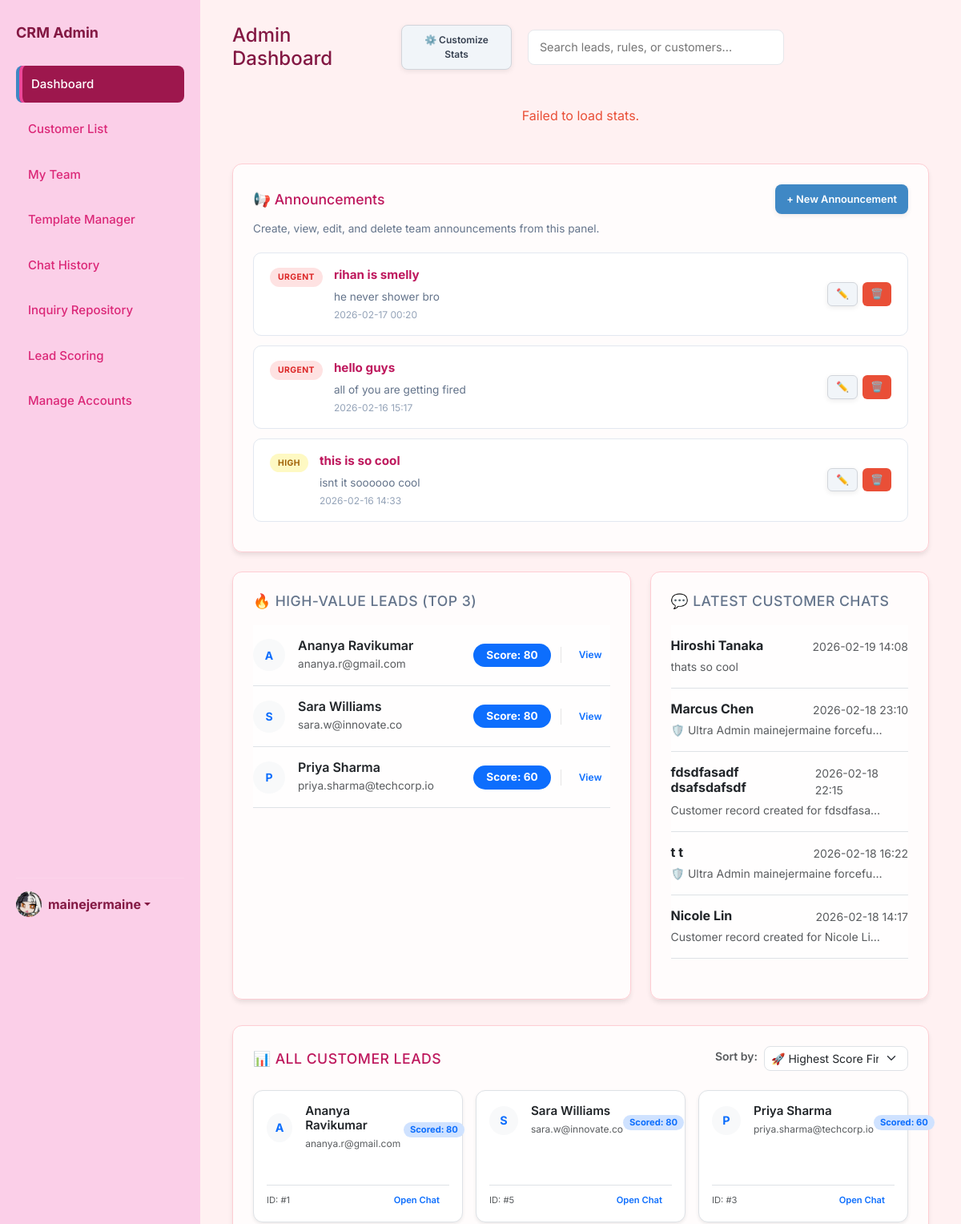
Page /dashboard (signed in, upper part) on the earlier database version.
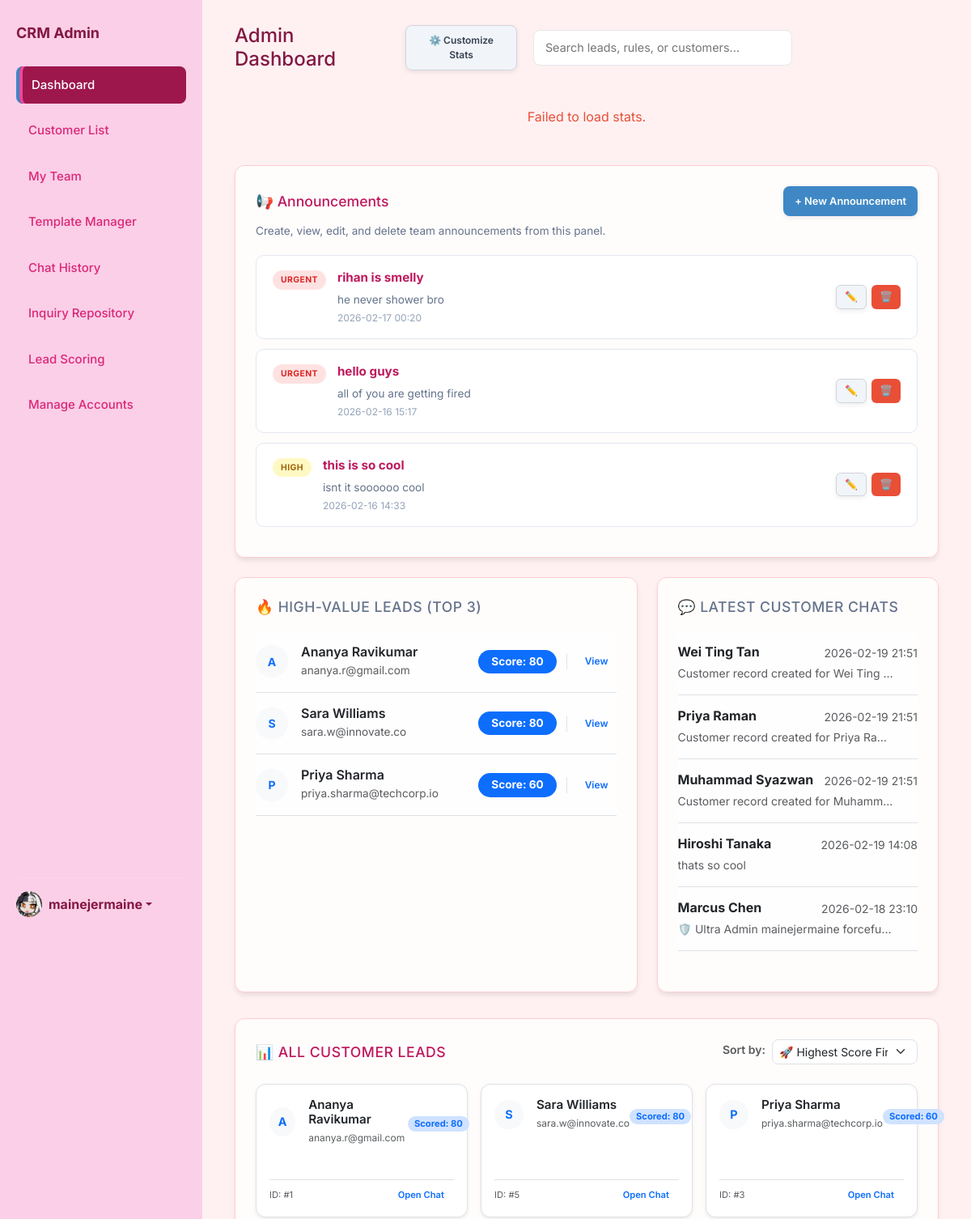
Same page on the later database version.
### app.py (models this page shows, shortened)
class Announcement(db.Model):
    id = db.Column(db.Integer, primary_key=True)
    title = db.Column(db.String(150), nullable=False)
    content = db.Column(db.Text, nullable=False)
    priority = db.Column(db.String(20), nullable=False, default='normal')  # low, normal, high, urgent
    created_at = db.Column(db.String(50))

class ChatSession(db.Model):
    id = db.Column(db.Integer, primary_key=True)
    visitor_name = db.Column(db.String(100), nullable=False)
    visitor_email = db.Column(db.String(120))
    status = db.Column(db.String(20), default='bot')  # bot, agent_active, closed
    linked_customer_id = db.Column(db.Integer, db.ForeignKey('customer.id'), nullable=True)
    linked_inquiry_id = db.Column(db.Integer, db.ForeignKey('inquiry.id'), nullable=True)
    created_at = db.Column(db.String(50))
    updated_at = db.Column(db.String(50))
    tags = db.Column(db.String(200), default='')  # comma-separated: impt,waiting,completed
    archived = db.Column(db.Boolean, default=False)
    pinned = db.Column(db.Boolean, default=False)
    assigned_agent_id = db.Column(db.Integer, db.ForeignKey('user.id'), nullable=True)
    requested_agent_id = db.Column(db.Integer, db.ForeignKey('user.id'), nullable=True)
    transfer_status = db.Column(db.String(20), default='none')  # none, pending
    chat_messages = db.relationship('ChatMessage', backref='session', cascade="all, delete-orphan", order_by='ChatMessage.id')
    linked_customer = db.relationship('Customer', backref='chat_sessions')
    linked_inquiry = db.relationship('Inquiry', backref='chat_sessions')
    assigned_agent = db.relationship('User', foreign_keys=[assigned_agent_id], backref='assigned_chats')
    requested_agent = db.relationship('User', foreign_keys=[requested_agent_id], backref='requested_chats')

class ChatMessage(db.Model):
    id = db.Column(db.Integer, primary_key=True)
    session_id = db.Column(db.Integer, db.ForeignKey('chat_session.id'), nullable=False)
    sender_type = db.Column(db.String(20), nullable=False)  # customer, bot, agent, system
    sender_name = db.Column(db.String(100))
    text = db.Column(db.Text, nullable=False)
    timestamp = db.Column(db.String(50))

### app.py (the view)
@app.route('/')
@app.route('/dashboard')
def dashboard():
    all_rules = Rule.query.all()
    all_inquiries = Inquiry.query.all()
    all_announcements = Announcement.query.order_by(Announcement.id.desc()).all()
    latest_chats = ChatSession.query.filter_by(archived=False).order_by(ChatSession.updated_at.desc()).limit(5).all()
    all_sessions = ChatSession.query.all()
    scored_sessions = []
    for s in all_sessions:
        score = calculate_session_score(s)
        s.calculated_score = score # Attach for template
        scored_sessions.append(s)
    scored_sessions.sort(key=lambda x: x.calculated_score, reverse=True)
    high_value_leads = scored_sessions[:3] # User asked for High Value sections... template says Top 3
    active_leads = [s for s in scored_sessions if s.calculated_score > 0]
    return render_template('admin_dashboard_main_hub.html',
                           all_rules=all_rules,
                           all_inquiries=all_inquiries,
                           all_announcements=all_announcements,
                           latest_chats=latest_chats,
                           high_value_leads=high_value_leads,
                           all_leads=active_leads)

### app.py (called while the page is built)
@app.context_processor
def context_processor():
    from flask import g
    return dict(
        team_pending_requests_count=getattr(g, 'team_pending_requests_count', 0),
        unread_team_messages=getattr(g, 'unread_team_messages', False)
    )

@app.context_processor
def inject_user_preferences():
    theme = 'light'
    if has_request_context() and 'user_id' in session:
        user_id = session.get('user_id')
        user = User.query.get(user_id)
        if user and user.preferences:
            try:
                import json
                prefs = json.loads(user.preferences)
                theme = prefs.get('theme', 'light')
            except:
                pass
    return dict(current_theme=theme)

### templates/admin_dashboard_main_hub.html (shortened to what the changed rows need)
<!DOCTYPE html>
<html lang="en">
<head>
    <link href="https://cdn.jsdelivr.net/npm/bootstrap@5.3.0/dist/css/bootstrap.min.css" rel="stylesheet">
    <link rel="stylesheet" href="https://cdn.jsdelivr.net/npm/bootstrap-icons@1.11.1/font/bootstrap-icons.css">
    <link rel="stylesheet" href="{{ url_for('static', filename='style.css') }}">
</head>
<body id="page-dashboard"
    class="{% if current_theme and current_theme != 'light' %}theme-{{ current_theme }}{% endif %}">
    <aside class="sidebar">
        <h2>CRM Admin</h2>
    </aside>
    <main class="main">
        <div class="header">
            <div class="header-left">
                <h1 style="margin:0; font-size: 24px;">Admin Dashboard</h1>
            </div>
        </div>
        <div class="card mb-4 announcement-section" style="padding: 25px;">
            <div id="announcementsContainer">
                {% if all_announcements %}
                {% for a in all_announcements %}
                <div class="announcement-card" id="announcement-{{ a.id }}" data-id="{{ a.id }}">
                    <div class="announcement-card-left">
                        <span class="announcement-priority-badge priority-{{ a.priority }}">{{ a.priority | upper
                            }}</span>
                        <div class="announcement-card-body">
                            <strong class="announcement-title">{{ a.title }}</strong>
                            <p class="announcement-content">{{ a.content }}</p>
                            <small class="announcement-date">{{ a.created_at or 'N/A' }}</small>
                        </div>
                    </div>
                    {% if session.get('user_role') in ['ultra_admin', 'super_admin', 'admin'] %}
                    <div class="announcement-card-actions">
                        <button class="btn btn-sm btn-gray" title="Edit"
                            onclick="editAnnouncement({{ a.id }}, '{{ a.title | e }}', `{{ a.content | e }}`, '{{ a.priority }}')">✏️</button>
                        <button class="btn btn-sm btn-red" title="Delete"
                            onclick="confirmDeleteAnnouncement({{ a.id }})">🗑️</button>
                    </div>
                    {% endif %}
                </div>
                {% endfor %}
                {% endif %}
            </div>
        </div>
        <div class="row g-4">
            <div class="col-12 col-lg-7">
                <div class="card h-100">
                    <div id="highValueLeadsContainer">
                        {% if high_value_leads %}
                        <div class="list-group list-group-flush">
                            {% for lead in high_value_leads %}
                            <div
                                class="list-group-item px-0 py-3 d-flex align-items-center justify-content-between border-bottom">
                                <div class="d-flex align-items-center">
                                    <div class="avatar-circle me-3 bg-light text-primary"
                                        style="width:40px; height:40px; border-radius:50%; display:flex; align-items:center; justify-content:center; font-weight:bold;">
                                        {{ lead.visitor_name[0] | upper }}
                                    </div>
                                    <div>
                                        <h6 class="mb-0 text-dark" style="font-weight:600;">
                                            {{ lead.visitor_name }}
                                        </h6>
                                        <small class="text-muted" style="font-size:0.85rem;">{{ lead.visitor_email or
                                            'No email' }}</small>
                                    </div>
                                </div>
                                <div class="text-end d-flex align-items-center gap-2">
                                    <span class="badge bg-primary rounded-pill px-3 py-2" style="font-size:0.85rem;">
                                        Score: {{ lead.calculated_score | int }}
                                    </span>
                                    <a href="/history?session={{ lead.id }}" class="btn btn-sm btn-outline-primary"
                                        style="font-size: 0.75rem; border-radius: 6px; padding: 4px 10px;">
                                        View
                                    </a>
                                </div>
                            </div>
                            {% endfor %}
                        </div>
                        {% else %}
                        <div class="text-center py-4">
                            <p class="text-muted mb-0">No leads scored yet.</p>
                        </div>
                        {% endif %}
                    </div>
                </div>
            </div>
            <div class="col-12 col-lg-5">
                <div class="card h-100">
                    <div id="latestChatsContainer">
                        {% if latest_chats %}
                        <div class="list-group list-group-flush">
                            {% for chat in latest_chats %}
                            <a href="/history?session={{ chat.id }}"
                                class="list-group-item list-group-item-action px-0 py-3 border-bottom">
                                <div class="d-flex w-100 justify-content-between mb-1">
                                    <h6 class="mb-0 fw-bold text-dark">
                                        {{ chat.visitor_name }}
                                    </h6>
                                    <small class="text-muted">{{ chat.updated_at.split(' ')[1] if chat.updated_at and '
                                        ' in chat.updated_at else chat.updated_at }}</small>
                                </div>
                                <p class="mb-0 small text-muted text-truncate" style="max-width: 90%;">
                                    {% if chat.chat_messages %}
                                    {{ chat.chat_messages[-1].text }}
                                    {% else %}
                                    <em>No messages yet</em>
                                    {% endif %}
                                </p>
                            </a>
                            {% endfor %}
                        </div>
                        {% else %}
                        <div class="text-center py-4">
                            <p class="text-muted mb-0">No recent chats found.</p>
                        </div>
                        {% endif %}
                    </div>
                </div>
            </div>
        </div>
        <div class="row g-4 mt-2 mb-4">
            <div class="col-12">
                <div class="card" style="padding: 25px;">
                    <div id="allLeadsContainer">
                        {% if all_leads %}
                        <div class="row row-cols-1 row-cols-md-2 row-cols-xl-3 g-3" id="allLeadsList">
                            {% for lead in all_leads %}
                            <div class="col lead-item" data-score="{{ lead.calculated_score | int }}"
                                data-name="{{ lead.visitor_name }}">
                                <div class="card h-100 shadow-sm border p-3 hover-shadow"
                                    style="transition: all 0.2s; border-radius: 12px; background: #fff;">
                                    <div class="d-flex align-items-center justify-content-between mb-3">
                                        <div class="d-flex align-items-center">
                                            <div class="avatar-circle me-3 bg-light text-primary"
                                                style="width:36px; height:36px; border-radius:50%; display:flex; align-items:center; justify-content:center; font-weight:bold; font-size: 0.9rem;">
                                                {{ lead.visitor_name[0] | upper }}
                                            </div>
                                            <div>
                                                <h6 class="mb-0 text-dark" style="font-weight:600; font-size: 0.95rem;">
                                                    {{ lead.visitor_name }}</h6>
                                                <small class="text-muted" style="font-size:0.75rem;">{{
                                                    lead.visitor_email or 'No email' }}</small>
                                            </div>
                                        </div>
                                        <div class="text-end">
                                            <span class="badge bg-primary-subtle text-primary rounded-pill px-2 py-1"
                                                style="font-size:0.7rem;">
                                                Scored: {{ lead.calculated_score | int }}
                                            </span>
                                        </div>
                                    </div>
                                    <div
                                        class="d-flex justify-content-between align-items-center mt-auto pt-2 border-top">
                                        <small class="text-muted" style="font-size: 0.7rem;">ID: #{{ lead.id }}</small>
                                        <a href="/history?session={{ lead.id }}" class="btn btn-sm btn-outline-primary"
                                            style="font-size: 0.7rem; border-radius: 6px; padding: 2px 12px;">
                                            Open Chat
                                        </a>
                                    </div>
                                </div>
                            </div>
                            {% endfor %}
                        </div>
                        {% else %}
                        <div class="text-center py-5">
                            <p class="text-muted mb-0">No lead data available to show.</p>
                        </div>
                        {% endif %}
                    </div>
                </div>
            </div>
        </div>
</body>
</html>

Differences in the rows shown:
removed ChatSession: visitor_name "fdsdfasadf dsafsdafsdf", updated_at "2026-02-18 22:15", text "Customer record created for fdsdfasa…", shown under "💬 LATEST CUSTOMER CHATS"
removed ChatSession: visitor_name "t t", updated_at "2026-02-18 16:22", text "🛡️ Ultra Admin mainejermaine forcefu…", shown under "💬 LATEST CUSTOMER CHATS"
removed ChatSession: visitor_name "Nicole Lin", updated_at "2026-02-18 14:17", text "Customer record created for Nicole Li…", shown under "💬 LATEST CUSTOMER CHATS"
added ChatSession: visitor_name "Wei Ting Tan", updated_at "2026-02-19 21:51", text "Customer record created for Wei Ting…", shown under "💬 LATEST CUSTOMER CHATS"
added ChatSession: visitor_name "Priya Raman", updated_at "2026-02-19 21:51", text "Customer record created for Priya Ra…", shown under "💬 LATEST CUSTOMER CHATS"
added ChatSession: visitor_name "Muhammad Syazwan", updated_at "2026-02-19 21:51", text "Customer record created for Muhamm…", shown under "💬 LATEST CUSTOMER CHATS"
